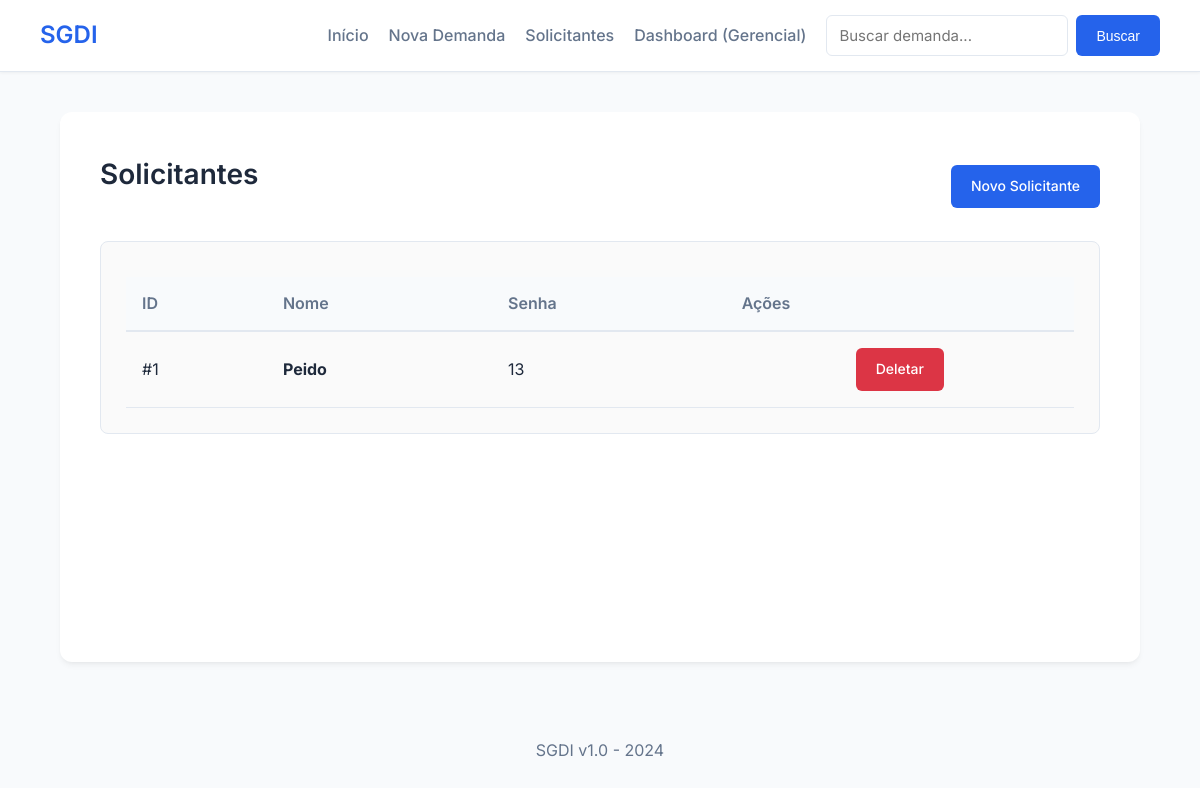
The page /solicitantes on the database its author committed.
### tables this page shows
CREATE TABLE solicitantes (
    id INTEGER PRIMARY KEY AUTOINCREMENT,
    nome TEXT,
    senha TEXT
);

### app.py (the view)
@app.route('/solicitantes')
def solicitantes():
    conn = get_db()
    cursor = conn.cursor()
    solicitantes = cursor.execute('SELECT * FROM solicitantes').fetchall()
    conn.close()
    return render_template('solicitantes.html', solicitantes=solicitantes)

### app.py (called while the page is built)
def get_db():
    conn = sqlite3.connect('demandas.db')
    conn.row_factory = sqlite3.Row
    return conn

### templates/solicitantes.html
{% extends "base.html" %}
{% block content %}
<div style="display: flex; justify-content: space-between; align-items: center; margin-bottom: 20px;">
    <h2>Solicitantes</h2>
    <a href="/novo_solicitante" class="btn">Novo Solicitante</a>
</div>
<div class="detail-card">
    {% if solicitantes %}
    <table>
        <thead>
            <tr>
                <th>ID</th>
                <th>Nome</th>
                <th>Senha</th>
                <th>Ações</th>
            </tr>
        </thead>
        <tbody>
            {% for solicitante in solicitantes %}
            <tr>
                <td>#{{ solicitante.id }}</td>
                <td><strong>{{ solicitante.nome }}</strong></td>
                <td>{{ solicitante.senha }}</td>
                <td style="text-align: center">
                  <a href="/deletar_solicitante/{{ solicitante.id }}" class="btn" style="background:#dc3545;" onclick="return confirm('Deletar este solicitante?');">Deletar</a>
                </td>
            </tr>
            {% endfor %}
        </tbody>
    </table>
    {% else %}
    <p>Nenhum solicitante cadastrado.</p>
    {% endif %}
</div>
{% endblock %}

### static/style.css (style rules this page uses)
:root { --primary-color: #2563eb; --primary-hover: #1d4ed8; --bg-color: #f8fafc; --card-bg: #ffffff; --text-main: #1e293b; --text-muted: #64748b; --border-color: #e2e8f0; --danger-color: #ef4444; --danger-hover: #dc2626; --success-color: #10b981; --warning-color: #f59e0b; }
body { font-family: 'Inter', sans-serif; background-color: var(--bg-color); color: var(--text-main); padding: 0; margin: 0; line-height: 1.6; display: flex; flex-direction: column; min-height: 100vh; }
h2 { margin-top: 0; color: var(--text-main); font-size: 28px; margin-bottom: 24px; font-weight: 600; }
button, .btn { background-color: var(--primary-color); color: white; padding: 10px 20px; border: none; border-radius: 6px; cursor: pointer; font-weight: 500; font-size: 14px; transition: background-color 0.2s, transform 0.1s; text-decoration: none; display: inline-block; }
table { width: 100%; border-collapse: separate; border-spacing: 0; margin-top: 10px; }
th { text-align: left; padding: 14px 16px; background-color: var(--bg-color); color: var(--text-muted); font-weight: 600; border-bottom: 2px solid var(--border-color); }
td { padding: 16px; border-bottom: 1px solid var(--border-color); vertical-align: middle; }
tbody tr { transition: background-color 0.15s; }
table a { text-decoration: none; color: var(--primary-color); font-weight: 500; }
.detail-card { border: 1px solid var(--border-color); padding: 25px; border-radius: 8px; margin-bottom: 30px; background-color: #fafafa; }

### rows shown on the page
solicitantes: id "1", nome "Peido", senha "13"
